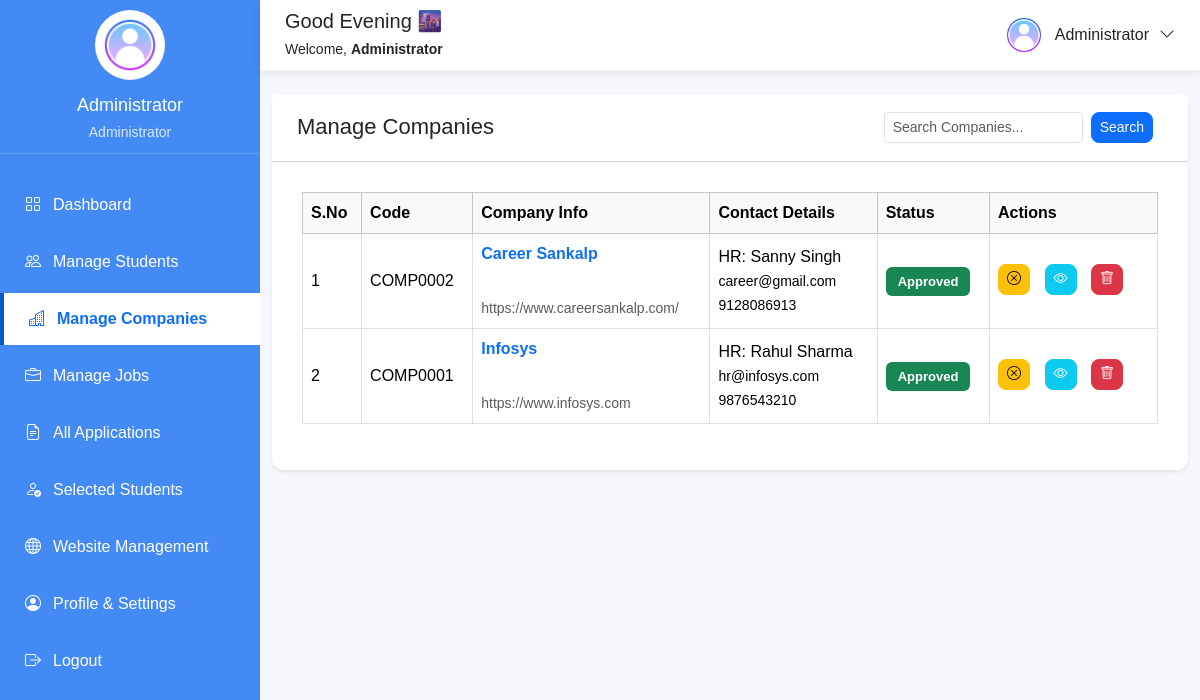
/admin/companies.php (signed in), run on the app's committed database.
### tables this page shows
CREATE TABLE `companies` (
  `id` int(11) NOT NULL,
  `company_code` varchar(20) DEFAULT NULL,
  `company_name` varchar(150) NOT NULL,
  `hr_name` varchar(100) DEFAULT NULL,
  `email` varchar(100) DEFAULT NULL,
  `phone` varchar(15) DEFAULT NULL,
  `address` text DEFAULT NULL,
  `website` varchar(255) DEFAULT NULL,
  `logo` varchar(255) DEFAULT NULL,
  `password` varchar(255) NOT NULL,
  `status` enum('Pending','Approved','Rejected') DEFAULT 'Pending',
  `created_at` timestamp NOT NULL DEFAULT current_timestamp()
);

### admin/companies.php (the view, shortened to what this page needs)
<?php
include 'includes/admin-header.php';
include 'includes/admin-sidebar.php';
$search_query = "";
?>
<div class="main-content">
    <?php include 'includes/admin-topbar.php'; ?>
    <div class="container-fluid py-4">
        <div class="card shadow-sm border-0">
            <div class="card-header bg-white d-flex justify-content-between align-items-center">
                <h4 class="mb-0">Manage Companies</h4>
                <form method="GET" class="d-flex">
                    <input type="text" name="search" class="form-control form-control-sm me-2" placeholder="Search Companies..." value="<?php echo isset($_GET['search']) ? htmlspecialchars($_GET['search']) : ''; ?>">
                    <button type="submit" class="btn btn-sm btn-primary">Search</button>
                </form>
            </div>
            <div class="card-body">
                <div class="table-responsive">
                    <table class="table table-bordered table-hover align-middle">
                        <thead class="table-light">
                            <tr>
                                <th>S.No</th>
                                <th>Code</th>
                                <th>Company Info</th>
                                <th>Contact Details</th>
                                <th>Status</th>
                                <th>Actions</th>
                            </tr>
                        </thead>
                        <tbody>
                            <?php
                            $i = 1;
                            $query = mysqli_query($conn, "SELECT * FROM companies $search_query ORDER BY created_at DESC");
                            if (mysqli_num_rows($query) > 0) {
                                while ($row = mysqli_fetch_assoc($query)) {
                            ?>
                                    <tr>
                                        <td><?php echo $i++; ?></td>
                                        <td><?php echo htmlspecialchars($row['company_code']); ?></td>
                                        <td>
                                            <strong><?php echo htmlspecialchars($row['company_name']); ?></strong><br>
                                            <small class="text-muted"><?php echo htmlspecialchars($row['website']); ?></small>
                                        </td>
                                        <td>
                                            HR: <?php echo htmlspecialchars($row['hr_name']); ?><br>
                                            <small><?php echo htmlspecialchars($row['email']); ?></small><br>
                                            <small><?php echo htmlspecialchars($row['phone']); ?></small>
                                        </td>
                                        <td>
                                            <?php if ($row['status'] == 'Approved') { ?>
                                                <span class="badge bg-success">Approved</span>
                                            <?php } elseif ($row['status'] == 'Rejected') { ?>
                                                <span class="badge bg-danger">Rejected</span>
                                            <?php } else { ?>
                                                <span class="badge bg-warning text-dark">Pending</span>
                                            <?php } ?>
                                        </td>
                                        <td>
                                            <?php if ($row['status'] != 'Rejected') { ?>
                                                <a href="?action=reject&id=<?php echo $row['id']; ?>" class="btn btn-sm btn-warning mb-1" title="Reject">
                                                    <i class="bi bi-x-circle"></i>
                                                </a>
                                            <?php } ?>
                                            <a href="view-company.php?id=<?php echo $row['id']; ?>" class="btn btn-sm btn-info text-white mb-1" title="View/Edit">
                                                <i class="bi bi-eye"></i>
                                            </a>
                                            <a href="?action=delete&id=<?php echo $row['id']; ?>" class="btn btn-sm btn-danger mb-1" onclick="return confirm('Are you sure you want to delete this company?');" title="Delete">
                                                <i class="bi bi-trash"></i>
                                            </a>
                                        </td>
                                    </tr>
                            <?php
                                }
                            } else {
                                echo '<tr><td colspan="6" class="text-center">No companies found.</td></tr>';
                            }
                            ?>
                        </tbody>
                    </table>
                </div>
            </div>
        </div>
    </div>
</div>
<?php include 'includes/admin-footer.php'; ?>

### admin/includes/admin-sidebar.php (shortened to what this page needs)
<div class="sidebar d-none d-lg-block">
    <div class="sidebar-profile">
        <?php if (!empty($admin['profile_image']) && file_exists('../uploads/' . $admin['profile_image'])) { ?>
            <img src="../uploads/<?php echo $admin['profile_image']; ?>" alt="Admin" style="object-fit: cover;">
        <?php } else { ?>
            <img src="../assets/images/default-user.png" alt="Admin" style="object-fit: cover;">
        <?php } ?>
        <h5><?php echo htmlspecialchars($admin['name']); ?></h5>
        <p>Administrator</p>
    </div>
    <?php include 'admin-menu.php'; ?>
</div>
        <?php include 'admin-menu.php'; ?>

### admin/includes/admin-topbar.php (shortened to what this page needs)
<div class="topbar">
    <div class="d-flex align-items-center">
        <div>
            <h5 class="mb-1">
                <?php
                $hour = date("H");
                if ($hour >= 5 && $hour < 12) {
                    echo "Good Morning 👋";
                } elseif ($hour >= 12 && $hour < 17) {
                    echo "Good Afternoon ☀️";
                } else {
                    echo "Good Evening 🌆";
                }
                ?>
            </h5>
            <small>
                Welcome, <strong><?php echo htmlspecialchars($admin['name']); ?></strong>
            </small>
        </div>
    </div>
    <div class="dropdown">
        <a href="#" class="profile-dropdown dropdown-toggle" role="button" id="adminProfileDropdown" data-bs-toggle="dropdown" aria-expanded="false">
            <?php if (!empty($admin['profile_image']) && file_exists('../uploads/' . $admin['profile_image'])) { ?>
                <img src="../uploads/<?php echo $admin['profile_image']; ?>" style="object-fit: cover;">
            <?php } else { ?>
                <img src="../assets/images/default-user.png" style="object-fit: cover;">
            <?php } ?>
            <span><?php echo htmlspecialchars($admin['name']); ?></span>
            <i class="bi bi-chevron-down"></i>
        </a>
    </div>
</div>

### assets/css/dashboard.css (style rules this page uses)
* { margin: 0; padding: 0; box-sizing: border-box; }
body { background: #f5f7fb; font-family: Arial, Helvetica, sans-serif; }
.main-content { margin-left: 260px; }
.card { border-radius: 12px; }
.card h4 { font-size: 22px; }
.card-header { padding: 18px 25px; }
.card-body { padding: 30px; }
.btn { border-radius: 8px; }
.sidebar { position: fixed; top: 0; left: 0; width: 260px; height: 100vh; background: #438af5; overflow-y: auto; }
.sidebar-profile { text-align: center; padding: 10px 5px; border-bottom: 1px solid rgba(255, 255, 255, .15); }
.sidebar-profile img { width: 70px; height: 70px; border-radius: 50%; object-fit: cover; border: 4px solid rgba(255, 255, 255, .30); margin-bottom: 15px; background: #fff; }
.sidebar-profile h5 { color: #fff; margin-bottom: 5px; font-size: 18px; }
.sidebar-profile p { color: rgba(255, 255, 255, .80); margin: 0; font-size: 14px; }
.topbar { position: sticky; top: 0; z-index: 999; height: 70px; background: #fff; display: flex; justify-content: space-between; align-items: center; padding: 0 25px; box-shadow: 0 2px 10px rgba(0, 0, 0, .08); }
.topbar>div:first-child { display: flex; align-items: center; }
.topbar>div:last-child { margin-left: auto; }
.profile-dropdown { display: flex; align-items: center; gap: 10px; text-decoration: none; color: #212529; cursor: pointer; }
.profile-dropdown::after { display: none !important; }
.profile-dropdown img { width: 42px; height: 42px; border-radius: 50%; object-fit: cover; }
.card h4 { font-size: 22px; margin-bottom: 20px; }
.card .btn { margin-right: 10px; }
.card-body strong { display: block; margin-bottom: 6px; color: #0d6efd; }
.table th { white-space: nowrap; font-weight: 600; }
.table td { vertical-align: middle; }
.badge { padding: 8px 12px; font-size: 13px; }

### data on the page
companies: company_code "COMP0002", company_name "Career Sankalp", website "https://www.careersankalp.com/", hr_name "Sanny Singh", email "career@gmail.com", phone "9128086913", status "Approved"
companies: company_code "COMP0001", company_name "Infosys", website "https://www.infosys.com", hr_name "Rahul Sharma", email "hr@infosys.com", phone "9876543210", status "Approved"

### other printed values
$admin['name'] "Administrator"
